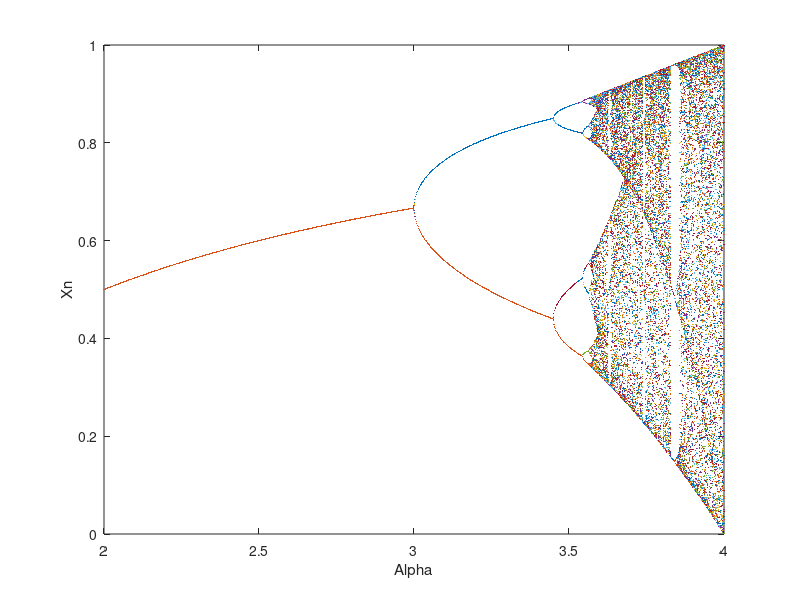

Write the MATLAB code that produced this figure.
clear all;
close all;

N=1000;
alfa=linspace(2,4,N);

M=100;


x0=rand(M,1);

for j=1:N
    
   x0=alfa.*x0.*(1-x0);

end
plot(alfa,x0,'.','MarkerSize',1)
xlabel('Alpha')
ylabel('Xn')